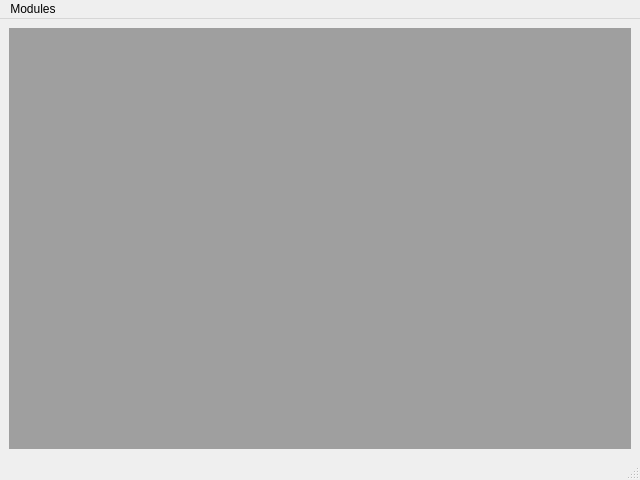
<?xml version="1.0" encoding="UTF-8"?>
<ui version="4.0">
 <class>GClientUi</class>
 <widget class="QMainWindow" name="GClientUi">
  <property name="geometry">
   <rect>
    <x>0</x>
    <y>0</y>
    <width>640</width>
    <height>480</height>
   </rect>
  </property>
  <property name="minimumSize">
   <size>
    <width>640</width>
    <height>480</height>
   </size>
  </property>
  <property name="windowTitle">
   <string>ReadyApp</string>
  </property>
  <widget class="QWidget" name="centralwidget">
   <layout class="QGridLayout" name="gridLayout">
    <item row="0" column="0">
     <widget class="QMdiArea" name="mdiArea"/>
    </item>
   </layout>
  </widget>
  <widget class="QMenuBar" name="menubar">
   <property name="geometry">
    <rect>
     <x>0</x>
     <y>0</y>
     <width>640</width>
     <height>26</height>
    </rect>
   </property>
   <widget class="QMenu" name="menuModules">
    <property name="title">
     <string>Modules</string>
    </property>
    <addaction name="actionFacade"/>
    <addaction name="actionCalculator"/>
   </widget>
   <addaction name="menuModules"/>
  </widget>
  <widget class="QStatusBar" name="statusbar"/>
  <action name="actionCalculator">
   <property name="text">
    <string>Calculatrice</string>
   </property>
  </action>
  <action name="actionFacade">
   <property name="text">
    <string>Facade</string>
   </property>
  </action>
 </widget>
 <resources/>
 <connections/>
</ui>
